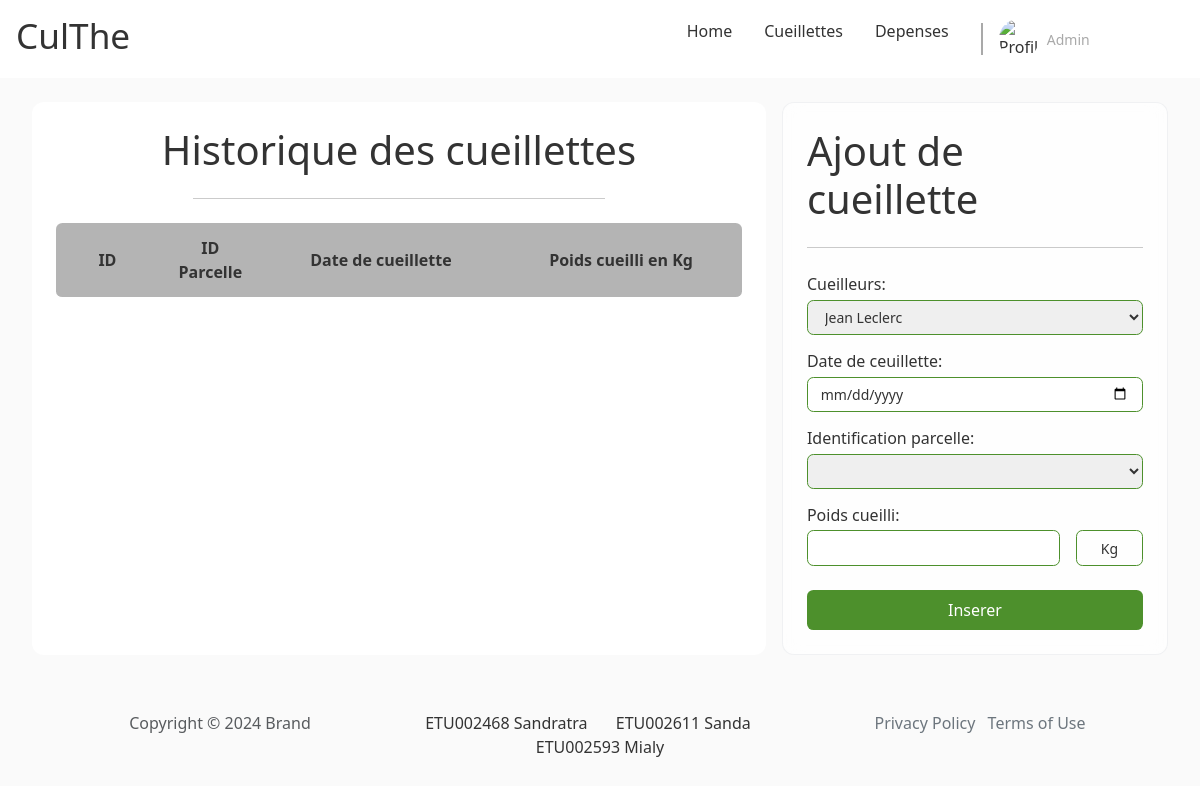
/pages/client/main.php?page=cueillettes, run on an earlier commit of the app's database.
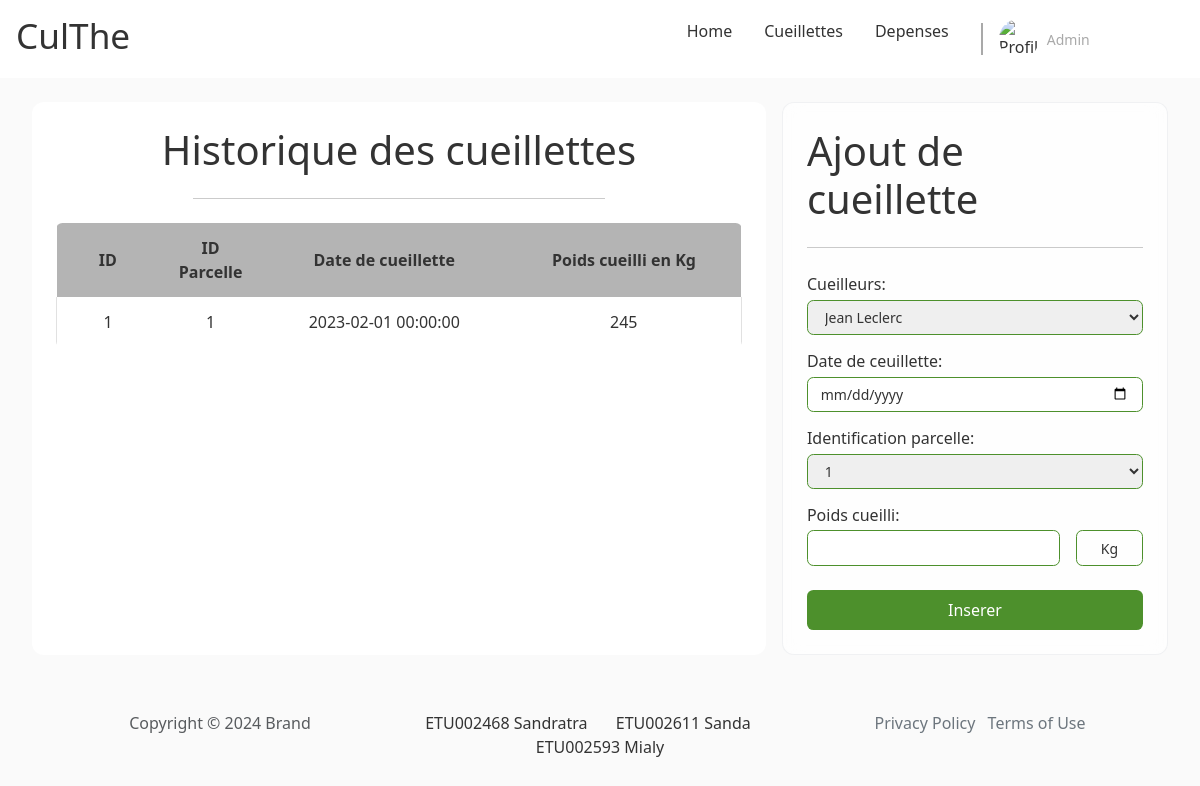
And on a later commit of the database.
### tables this page shows
CREATE TABLE culthe_cueillette(
    id INT PRIMARY KEY AUTO_INCREMENT,
    id_cueilleur INT NOT NULL, 
    id_parcelle INT NOT NULL, 
    date_cueillette DATETIME NOT NULL, 
    poids_cueilli DECIMAL NOT NULL, 
    FOREIGN KEY(id_cueilleur) REFERENCES culthe_cueilleur(id),
    FOREIGN KEY(id_parcelle) REFERENCES culthe_parcelle(id)
);

### inc/connexion.php (called while the page is built)
<?php
    function dbconnect(){
        static $connect = null;
        if ($connect===null) {
            $connect = mysqli_connect('localhost','root','','culthe');
        }
        return $connect;
    }
?>

### inc/admin/function_cueilleur.php (called while the page is built, shortened)
<?php
    function get_all_info_cueilleur(){
        $request = "SELECT * FROM v_culthe_info_cueilleur";
        $temp = mysqli_query(dbconnect(),$request);
        $result = [];
        while($donne = mysqli_fetch_array($temp)){
            $result[] = $donne;
        }
        return $result;
    }
?>

### inc/user/function_user.php (called while the page is built, shortened)
<?php
    function get_all_cueillette(){
        $request = "SELECT * FROM culthe_cueillette";
        $temp = mysqli_query(dbconnect(),$request);
        $result = array();
        while($donne = mysqli_fetch_array($temp)){
            $result[] = $donne;
        }
        return $result;
    }
?>

### inc/admin/function_parcelle.php (called while the page is built, shortened)
<?php
    function get_all_info_parcelle(){
        $request = "SELECT * FROM v_culthe_info_parcelle";
        $temp = mysqli_query(dbconnect(),$request);
        $result = array();
        while($donne = mysqli_fetch_array($temp)){
            $result[] = $donne;
        }
        return $result;
    }
?>

### pages/client/cueillettes.php (the view, shortened to what this page needs)
<?php
    $cueillettes = get_all_cueillette();
    $parcelles = get_all_info_parcelle();
    $cueilleurs = get_all_info_cueilleur();
?>
<div class="body double-col">
        <section class="left">
            <h1 class="section__title">Historique des cueillettes</h1>
            <hr class="section__sep">
            <div class="section__content">
                <table>
                    <tr>
                        <th class="id number">ID</th>
                        <th class="id number">ID Parcelle</th>
                        <th class="date">Date de cueillette</th>
                        <th class="number">Poids cueilli en Kg</th>
                    </tr>
                    <?php foreach( $cueillettes as &$value ) { ?>
                    <tr>
                        <td class="id number"><?php echo $value['id']; ?></td>
                        <td class="id number"><?php echo$value['id_parcelle']; ?></td>
                        <td class="name"><?php echo $value['date_cueillette'] ?></td>
                        <td class="name"><?php echo $value['poids_cueilli']; ?></td>
                    </tr>
                    <?php } ?>
                </table>
            </div>
        </section>
        <section class="right">
            <form action="../../handler/client/cueillette_handler.php" method="post" id="login-form" class="form">
                <h1 class="form__title">Ajout de cueillette</h1>
                <hr class="form__sep">
                <div class="form__content">
                     <div class="form__input vertical">
                        <label for="field" class="form__label">Cueilleurs:</label>
                        <select name="cueilleur" id="cueilleur" class="form__input-field">
                            <?php foreach( $cueilleurs as &$value ) { ?>
                                <option value="<?php echo $value['id_cueilleur']; ?>"><?php echo $value['nom_cueilleur']; ?></option>
                            <?php } ?>
                        </select>
                    </div>
                    <div class="form__input vertical">
                        <label for="date_harvest" class="form__label">Date de ceuillette:</label>
                        <input type="date" name="date_cueillete" id="date_cueillete" class="form__input-field" />
                    </div>
                    <div class="form__input vertical">
                        <label for="field" class="form__label">Identification parcelle:</label>
                        <select name="parcelle" id="parcelle" class="form__input-field">
                            <?php foreach( $parcelles as &$value ) { ?>
                                <option value="<?php echo $value['id_parcelle']; ?>"><?php echo $value['numero_parcelle']; ?></option>
                            <?php } ?>
                        </select>
                    </div>
                    <div class="form__input vertical">
                        <label for="weight_harvest" class="form__label">Poids cueilli:</label>
                        <div>
                            <input type="number" name="poids" id="poids" class="form__input-field" />
                            <span class="form__input-field unit">Kg</span>
                        </div>
                    </div>
                </div>
                <input type="submit" value="Inserer" class="form__submit btn" />
            </form>
        </section>
    </div>

What changed in the data, as far as the page shows it:
added culthe_cueillette: id "1", id_parcelle "1", date_cueillette "2023-02-01 00:00:00", poids_cueilli "245"
Also different on the page:
form field parcelle: (not shown) → "1"
